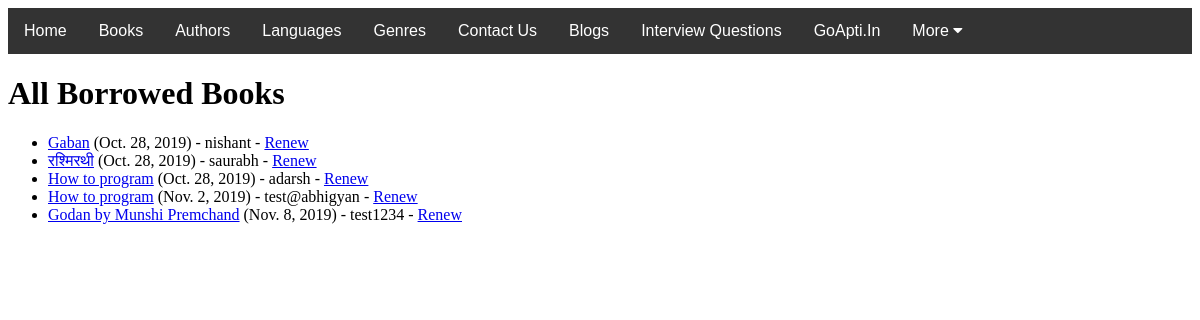
The app's page /catalog/borrowed/ (signed in), older data.
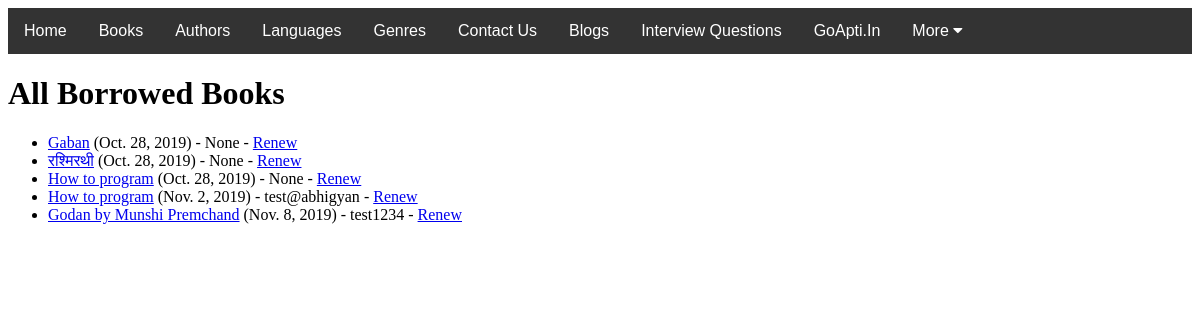
The same page, newer data.
### catalog/models.py (models this page shows, shortened)
class BookInstance(models.Model):
    id = models.UUIDField(primary_key=True, default=uuid.uuid4, help_text='Unique ID for this Book across whole Library')
    book = models.ForeignKey('Book', on_delete=models.SET_NULL, null=True)
    imprint = models.CharField(max_length=200)
    due_back = models.DateField(null=True, blank=True)
    borrower = models.ForeignKey(User, on_delete=models.SET_NULL, null= True, blank=True)
    @property
    def is_overdue(self):
        if self.due_back and date.today() > self.due_back:
            return True
        return False
    LOAN_STATUS = (
        ('m', 'Maintenance'),
        ('o', 'On Loan'),
        ('a', 'Available'),
        ('r','Reserved')
    )
    status = models.CharField(
        max_length=1,
        choices=LOAN_STATUS,
        blank=True,
        default='m',
        help_text='Book Availability',
    )
    class Meta:
        ordering = ['due_back']
        permissions = (("can_mark_returned", "Set book as returned"), )

class Book(models.Model):
    title = models.CharField(max_length=200)
    author = models.ForeignKey('Author', on_delete=models.SET_NULL, null=True)
    summary = models.TextField(max_length=1000, help_text='Enter a brief description os the book')
    isbn = models.CharField('ISBN',
                            max_length=13,
                            help_text='13 Character ISBN number. International Standard Book Number.')
    genre = models.ManyToManyField(Genre, help_text='Select a genre for this Boook')
    language = models.ForeignKey('Language', on_delete=models.SET_NULL, null=True)
    def display_genre(self):
        """Create a string for the Genre. This is required to display genre in Admin."""
        return ', '.join(genre.name for genre in self.genre.all()[:3])
    display_genre.short_description = 'Genre'

### catalog/views.py (the view)
# urls.py: path('borrowed/', views.LoanedBooksAllListView.as_view(), name='all-borrowed'),
class LoanedBooksAllListView(PermissionRequiredMixin, generic.ListView):
    model = BookInstance
    permission_required = 'catalog.can_mark_returned'
    template_name = 'catalog/bookinstance_list_borrowed_all.html'
    paginate_by = 10
    def get_queryset(self):
        return BookInstance.objects.filter(status__exact='o').order_by('due_back')

### catalog/templates/catalog/bookinstance_list_borrowed_all.html
{% extends "base_generic.html" %}
{% block content %}
    <h1>All Borrowed Books</h1>
    {% if bookinstance_list %}
    <ul>
      {% for bookinst in bookinstance_list %}
      <li class="{% if bookinst.is_overdue %}text-danger{% endif %}">
        <a href="{% url 'book-detail' bookinst.book.pk %}">{{bookinst.book.title}}</a> ({{ bookinst.due_back }}) {% if user.is_staff %}- {{ bookinst.borrower }}{% endif %} {% if perms.catalog.can_mark_returned %}- <a href="{% url 'renew-book-librarian' bookinst.id %}">Renew</a> {% endif %}
      </li>
      {% endfor %}
    </ul>
    {% else %}
      <p>There are no books borrowed.</p>
    {% endif %}
{% endblock %}

Row changes from the older to the newer data that the page shows:
changed BookInstance "Gaban": borrower "nishant" → "None"
changed BookInstance "रश्मिरथी": borrower "saurabh" → "None"
changed BookInstance (number 3 of 5 on the later page): borrower "adarsh" → "None"
